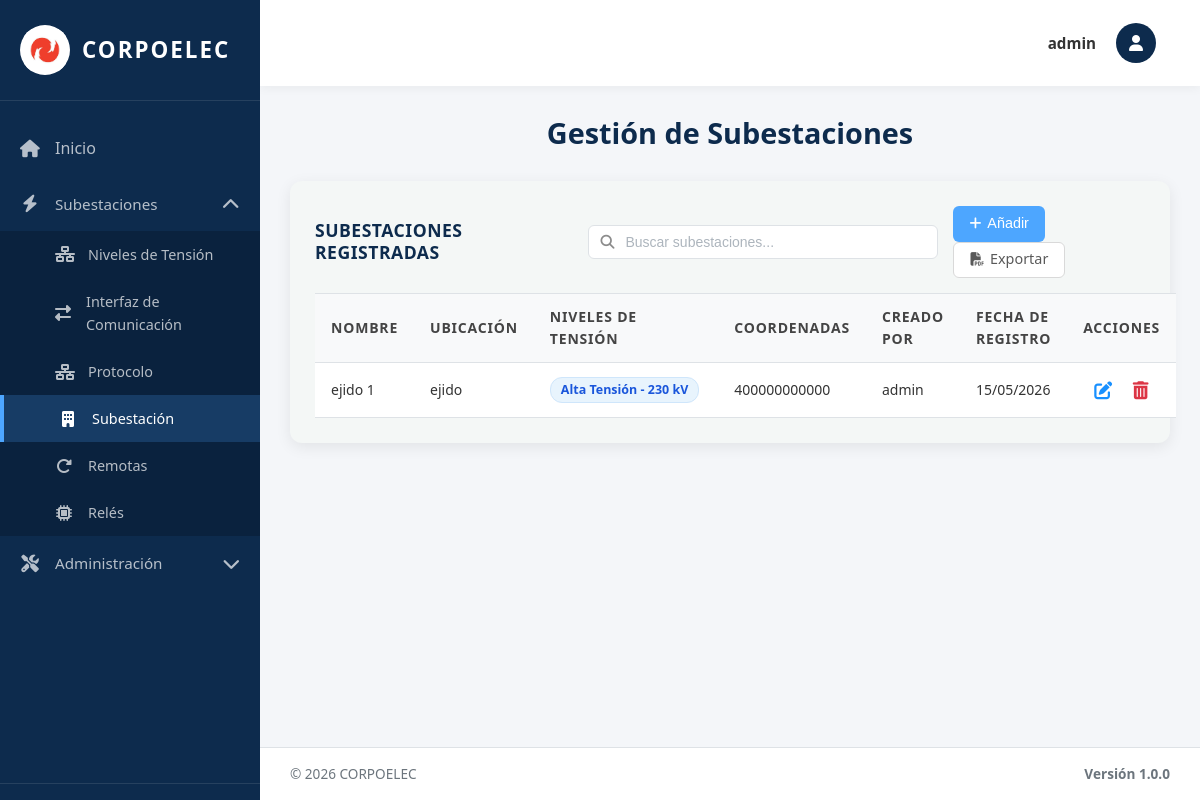
Page /subestaciones/ (signed in) on the earlier database version.
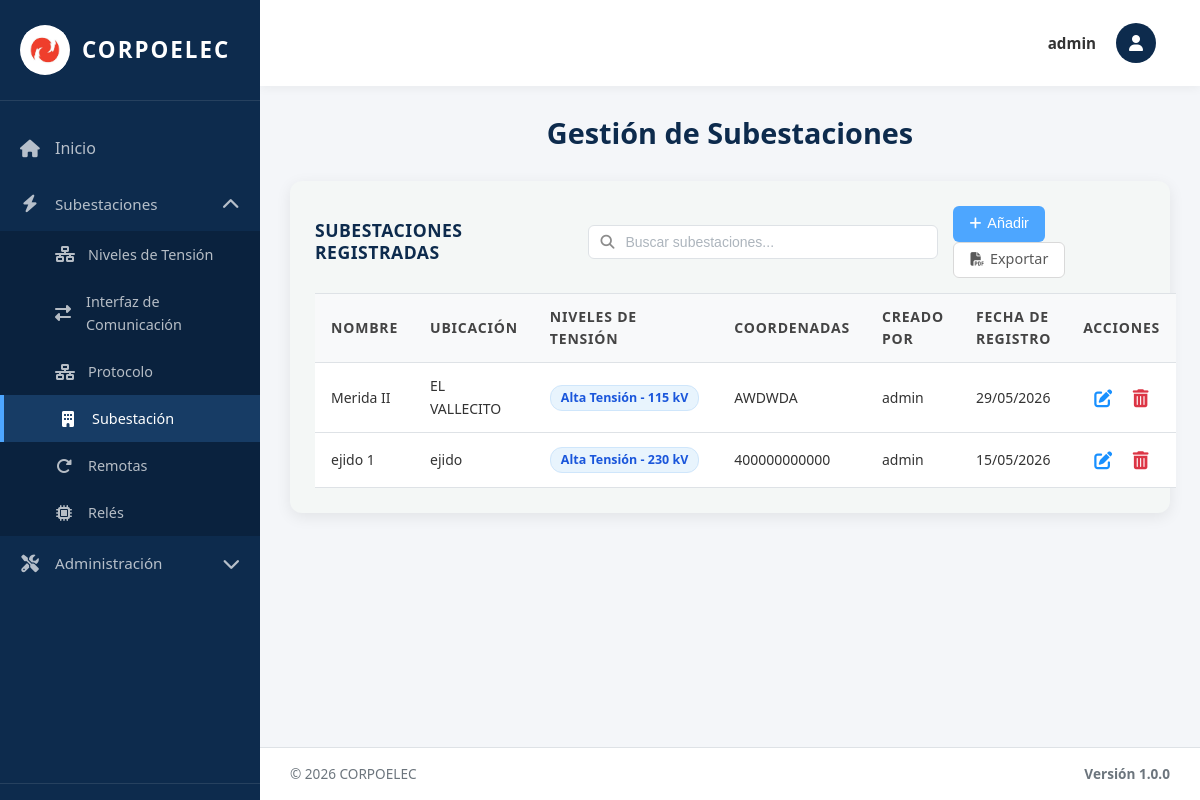
Same page on the later database version.
### equipos/models.py (models this page shows, shortened)
class Subestacion(models.Model):
    Id_Sub_est = models.AutoField(primary_key=True)  # Identificador único
    Id_Ten = models.ForeignKey(NivelTension, on_delete=models.SET_NULL, null=True, blank=True, related_name='subestaciones')  # Nivel de tensión principal (legacy / primer nivel seleccionado)
    Niveles_Ten = models.ManyToManyField("NivelTension", blank=True, related_name='subestaciones_multiples')  # Niveles de tensión asociados (una subestación puede tener varios)
    Nombre = models.CharField(max_length=100)  # Nombre de la subestación
    Ubicación = models.CharField(max_length=200)  # Dirección o ubicación física
    Coordenadas = models.CharField(max_length=100, blank=True, verbose_name='Coordenadas')  # Coordenadas GPS (opcional)
    Fecha_Reg = models.DateField(auto_now_add=True)  # Fecha de registro automática
    creado_por = models.ForeignKey(User, on_delete=models.SET_NULL, null=True, blank=True, related_name='subestaciones_creadas')  # Usuario que creó el registro
    class Meta:
        verbose_name = 'Subestación'
        verbose_name_plural = 'Subestaciones'
        ordering = ['Id_Sub_est']  # Orden por ID ascendente

class NivelTension(models.Model):
    TIPO_CHOICES = [
        ('AT', 'Alta Tensión'),
        ('MT', 'Media Tensión'),
        ('BT', 'Baja Tensión'),
    ]
    NIVEL_CHOICES = [
        ('230kV', '230 kV'),
        ('115kV', '115 kV'),
        ('34.5kV', '34.5 kV'),
        ('13.8kV', '13.8 kV'),
    ]
    Id_Ten = models.AutoField(primary_key=True)  # Identificador único
    Tipo_ten = models.CharField(max_length=5, choices=TIPO_CHOICES, default='AT')  # Tipo de tensión (AT/MT/BT)
    Nivel = models.CharField(max_length=10, choices=NIVEL_CHOICES)  # Valor del nivel (115kV, 34.5kV, etc.)
    Fecha_Reg = models.DateField(auto_now_add=True)  # Fecha de registro automática
    creado_por = models.ForeignKey(User, on_delete=models.SET_NULL, null=True, blank=True, related_name='niveles_tension_creados')  # Usuario que creó el registro
    class Meta:
        verbose_name = 'Nivel de Tensión'
        verbose_name_plural = 'Niveles de Tensión'
        ordering = ['Id_Ten']  # Orden por ID ascendente

### equipos/views.py (the view, shortened to what this page needs)
# urls.py: path('subestaciones/', subestaciones_view, name='subestaciones'),
@no_cache
@login_required(login_url='/login/')
def subestaciones_view(request):
    subestaciones_list = Subestacion.objects.prefetch_related('Niveles_Ten').all().order_by('-Fecha_Reg', '-Id_Sub_est')
    paginator = Paginator(subestaciones_list, 10)
    page_number = request.GET.get('page')
    page_obj = paginator.get_page(page_number)
    tensiones = NivelTension.objects.all().order_by('Nivel')
    context = {
        'title': 'Subestaciones',
        'page_obj': page_obj,
        'tensiones': tensiones,
        'is_admin': request.user.is_superuser,
        'puede_crear': puede_crear(request),
        'puede_actualizar': puede_actualizar(request),
        'puede_eliminar': puede_eliminar(request),
    }
    return render(request, 'subestaciones.html', context)

### equipos/context_processors.py (called while the page is built, shortened)
def permisos_usuario(request):
    if request.user.is_superuser:
        return {
            'permisos_usuario': {'crear': True, 'actualizar': True, 'eliminar': True},
            'puede_crear': True,
            'puede_actualizar': True,
            'puede_eliminar': True,
        }

### templates/subestaciones.html (shortened to what this page needs)
{% extends 'base.html' %}
{% load static %}
{% block content %}
<div class="welcome-text">
  <h2>Gestión de Subestaciones</h2>
</div>
<div class="table-section">
<div class="table-header">
  <h3>Subestaciones Registradas</h3>
  <div class="search-container">
    <input type="text" class="search-input" id="searchInput" placeholder="Buscar subestaciones..." onkeyup="filterTable()">
  </div>
  <div class="action-buttons">
    {% if puede_crear %}
    <button type="button" class="btn btn-primary btn-add-top" onclick="abrirAddModal()">
      <i class="fas fa-plus"></i> Añadir
    </button>
    {% endif %}
    <a href="{% url 'exportar_subestaciones_pdf' %}" class="btn btn-secondary btn-add-top">
      <i class="fas fa-file-pdf"></i> Exportar
    </a>
  </div>
</div>
    {% if page_obj.paginator.count > 0 %}
     <table class="data-table">
<thead>
           <tr>
             <th>Nombre</th>
             <th>Ubicación</th>
             <th>Niveles de Tensión</th>
             <th>Coordenadas</th>
             {% if is_admin %}<th>Creado Por</th>{% endif %}
             <th>Fecha de Registro</th>
             <th>Acciones</th>
           </tr>
         </thead>
      <tbody>
        {% for sub in page_obj %}
        <tr>
          <td>{{ sub.Nombre }}</td>
          <td>{{ sub.Ubicación }}</td>
            <td>
              {% for nivel in sub.Niveles_Ten.all %}
                <span class="nivel-chip">{{ nivel.get_Tipo_ten_display }} - {{ nivel.get_Nivel_display }}</span>
              {% empty %}
                {% if sub.Id_Ten %}<span class="nivel-chip">{{ sub.Id_Ten.get_Tipo_ten_display }} - {{ sub.Id_Ten.get_Nivel_display }}</span>{% else %}—{% endif %}
              {% endfor %}
            </td>
          <td>{{ sub.Coordenadas|default:"—" }}</td>
          {% if is_admin %}<td>{{ sub.creado_por.username|default:"Sistema" }}</td>{% endif %}
          <td>{{ sub.Fecha_Reg|date:"d/m/Y" }}</td>
<td class="actions-cell">
              {% if puede_actualizar %}
              <button type="button" class="btn-icon btn-edit" title="Editar" onclick="openEditModal({{ sub.Id_Sub_est }}, '{{ sub.Nombre|escapejs }}', '{{ sub.Ubicación|escapejs }}', '{% for nivel in sub.Niveles_Ten.all %}{{ nivel.Id_Ten }}{% if not forloop.last %},{% endif %}{% endfor %}', '{{ sub.Coordenadas|escapejs }}')">
                <i class="fas fa-edit"></i>
              </button>
              {% endif %}
              {% if puede_eliminar %}
              <form method="post" style="display: inline;" onsubmit="return confirmarEliminacion(this);">
               <button type="submit" class="btn-icon btn-delete" title="Eliminar">
                 <i class="fas fa-trash-alt"></i>
               </button>
              </form>
              {% endif %}
            </td>
        </tr>
        {% endfor %}
      </tbody>
     </table>
    {% else %}
    <p class="no-data">No hay subestaciones registradas.</p>
    {% endif %}
  </div>
{% endblock %}

Differences in the rows shown:
added Subestacion: Nombre "Merida II", Ubicación "EL VALLECITO", Coordenadas "AWDWDA", creado_por.username "admin", Fecha_Reg "29/05/2026"
added NivelTension: Tipo_ten "Alta Tensión", Nivel "115 kV", shown under "Merida II"
